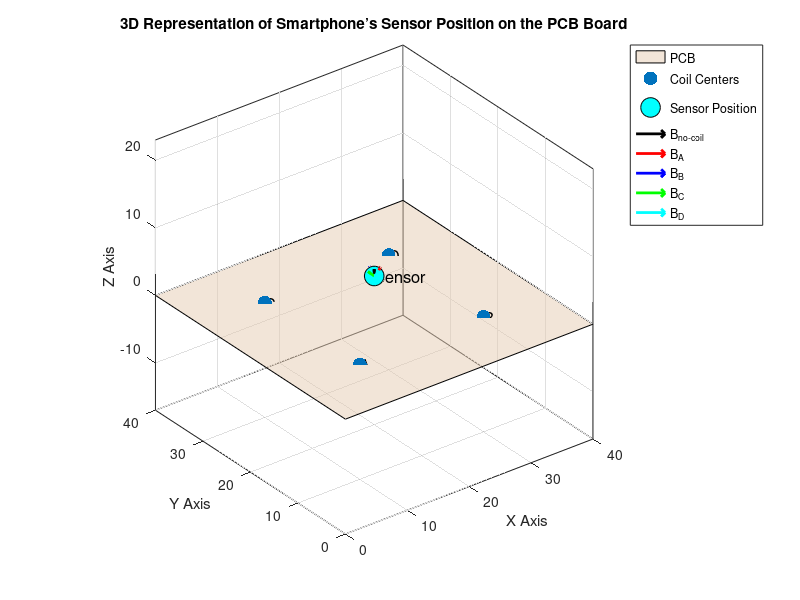

Reproduce this figure in MATLAB.
% 定义 PCB 平面
xPCB = [0 40 40 0];
yPCB = [0 0 40 40];
zPCB = [0 0 0 0];
figure;
fill3(xPCB, yPCB, zPCB, [0.9 0.8 0.7], 'FaceAlpha', 0.5);
hold on;

% 绘制线圈中心
coilCenters = [
    10, 10, 0;  % A
    30, 10, 0;  % B
    10, 30, 0;  % C
    30, 30, 0   % D
];
scatter3(coilCenters(:,1), coilCenters(:,2), coilCenters(:,3), 100, 'filled');
text(coilCenters(:,1), coilCenters(:,2), coilCenters(:,3), {'A', 'B', 'C', 'D'}, 'FontSize', 12, 'Color', 'k');

% 绘制手机传感器位置
sensorPos = [20, 20, 5];
scatter3(sensorPos(1), sensorPos(2), sensorPos(3), 200, 'o', 'MarkerEdgeColor', 'k', 'MarkerFaceColor', 'c');
text(sensorPos(1), sensorPos(2), sensorPos(3), 'Sensor', 'FontSize', 12, 'Color', 'k');

% 绘制磁场矢量
B_noCoil = [0, 0, 1];
B_A = [1, 0, 1];
B_B = [0, 1, 1];
B_C = [-1, 0, 1];
B_D = [0, -1, 1];

quiver3(sensorPos(1), sensorPos(2), sensorPos(3), B_noCoil(1), B_noCoil(2), B_noCoil(3), 0, 'k', 'LineWidth', 2);
quiver3(sensorPos(1), sensorPos(2), sensorPos(3), B_A(1), B_A(2), B_A(3), 0, 'r', 'LineWidth', 2);
quiver3(sensorPos(1), sensorPos(2), sensorPos(3), B_B(1), B_B(2), B_B(3), 0, 'b', 'LineWidth', 2);
quiver3(sensorPos(1), sensorPos(2), sensorPos(3), B_C(1), B_C(2), B_C(3), 0, 'g', 'LineWidth', 2);
quiver3(sensorPos(1), sensorPos(2), sensorPos(3), B_D(1), B_D(2), B_D(3), 0, 'c', 'LineWidth', 2);

% 设置图例
legend({'PCB', 'Coil Centers', 'Sensor Position', 'B_{no-coil}', 'B_A', 'B_B', 'B_C', 'B_D'}, 'Location', 'northeastoutside');

% 设置轴标签和视角
xlabel('X Axis');
ylabel('Y Axis');
zlabel('Z Axis');
title('3D Representation of Smartphone’s Sensor Position on the PCB Board');
grid on;
axis equal;
view(3);
hold off;
